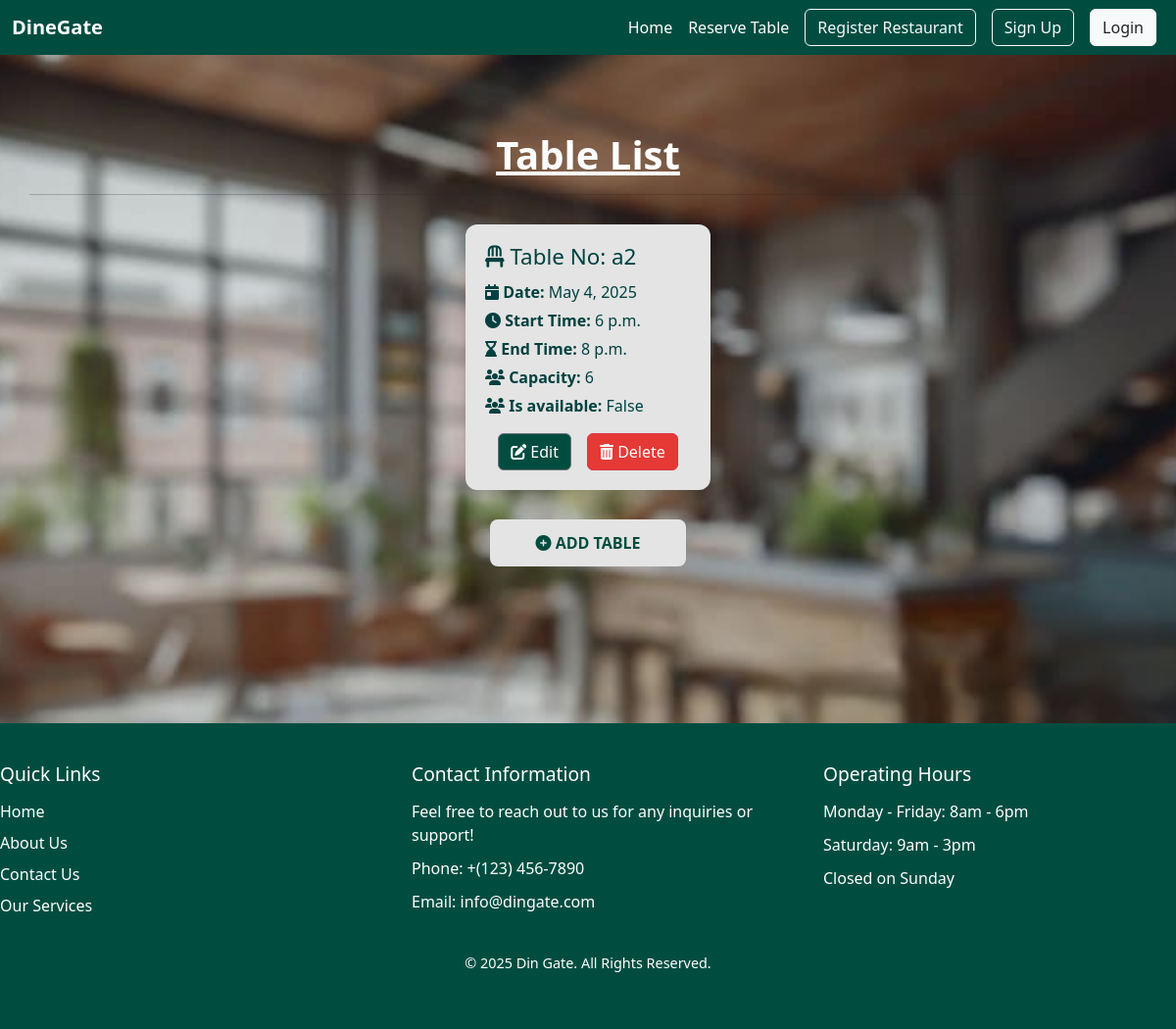
Page /view_table_list_for_restaurant_owner/1/ on the committed database.
### reservation/models.py (models this page shows, shortened)
class Table_list(models.Model):
    restaurant=models.ForeignKey(Restaurant ,on_delete=models.CASCADE)
    table_no=models.CharField(max_length=100,blank=True,null=True)
    date=models.DateField(blank=True,null=True)
    start_time=models.TimeField(blank=True,null=True)
    end_time=models.TimeField(blank=True,null=True)
    no_of_people=models.IntegerField(blank=True,null=True)
    is_available = models.BooleanField(default=True)
    class Meta:
        unique_together = ('restaurant', 'table_no', 'date', 'start_time', 'end_time','no_of_people')

### reservation/views.py (the view)
# urls.py: path('view_table_list_for_restaurant_owner/<str:id>/',rv_views.view_table_list_for_restaurant_owner,name='view_table_list_for_restaurant_owner'),
def view_table_list_for_restaurant_owner(request, id):
    restaurant = Restaurant.objects.get(pk=id)
    tables = Table_list.objects.filter(restaurant=restaurant)
    now = timezone.now()
    today = now.date()
    current_time = now.time()
    print(f"Today: {today}, Current Time: {current_time}")
    future_tables = []
    for t in tables:
        print(f"Checking table {t.table_no}: date={t.date}, start={t.start_time}, end={t.end_time}")
        if t.date > today:
            future_tables.append(t)
        elif t.date == today and t.end_time > current_time:
            future_tables.append(t)
    return render(request, 'reservation/view_table_list_for_restaurant_owner.html', {
        'table': future_tables,
        'restaurant': restaurant
    })

### account/context_processors.py (called while the page is built)
def user_role(request):
    user = None
    role = None
    if request.session.get('user_id'):
        try:
            user = CustomerUser.objects.get(id=request.session['user_id'])
            role = 'customer'
        except CustomerUser.DoesNotExist:
            pass
    elif request.session.get('restaurant_id'):
        try:
            user = Restaurant.objects.get(id=request.session['restaurant_id'])
            role = 'restaurant'
        except Restaurant.DoesNotExist:
            pass
    return {
        'logged_user': user,
        'logged_role': role,
    }

### template/reservation/view_table_list_for_restaurant_owner.html
{% extends 'base.html' %}
{% block content %}
<div class="menu-container mt-5">
  <h1 class="text-center" style="color:#ffffff"><strong><u>Table List</u></strong></h1>
  <hr>
  {% if restaurant %}
    {% if table %}
      <div class="menu-grid">
        {% for t in table %}
          <div class="menu-card">
            <h5 class="menu-item-name"><i class="fas fa-chair"></i> Table No: {{ t.table_no }}</h5>
            <p class="menu-item-detail"><i class="fas fa-calendar-day"></i> <strong>Date:</strong> {{ t.date }}</p>
            <p class="menu-item-detail"><i class="fas fa-clock"></i> <strong>Start Time:</strong> {{ t.start_time }}</p>
            <p class="menu-item-detail"><i class="fas fa-hourglass-end"></i> <strong>End Time:</strong> {{ t.end_time }}</p>
            <p class="menu-item-detail"><i class="fas fa-users"></i> <strong>Capacity:</strong> {{ t.no_of_people }}</p>
            <p class="menu-item-detail"><i class="fas fa-users"></i> <strong>Is available:</strong> {{ t.is_available }}</p>
            <div class="d-flex justify-content-center gap-3 mt-3">
              <a href="{% url 'edit_table_list_for_restaurant_owner' t.id %}" class="btn btn-secondary" style="background-color:#004D40">
                <i class="fas fa-edit"></i> Edit
              </a>
              <a href="{% url 'delete_table_list_for_restaurant_owner' t.id %}" class="btn btn-danger" style="background-color:#e53935">
                <i class="fas fa-trash-alt"></i> Delete
              </a>
            </div>
          </div>
        {% endfor %}
      </div>
    {% else %}
      <p class="text-center no-menu" style="color:#ffffff">No tables are available.</p>
    {% endif %}
    <div class="text-center mt-4">
      <a href="{% url 'add_table_list_for_restaurant_owner' restaurant.id %}" class="add-menu-button">
        <i class="fas fa-plus-circle"></i> Add Table
      </a>
    </div>
  {% endif %}
</div>
{% endblock %}

### static/css/style.css (style rules this page uses)
body { background-color: #f5f7f2; background-image: url('../images/back.jpg'); background-size: cover; background-position: center; background-repeat: no-repeat; background-attachment: fixed; font-family: 'Segoe UI', Tahoma, Geneva, Verdana, sans-serif; color: #1e1e1e; margin: 0; padding: 0; }
body { font-family: Arial, sans-serif; background-color: #f4f7f6; color: #333; }
h1, h2 { color: #008080; text-align: center; }
.d-flex { display: flex; justify-content: space-around; gap: 20px; margin-top: 30px; flex-wrap: wrap; }
.mt-5 { margin-top: 50px; }
.mt-4 { margin-top: 20px; }
.btn-secondary { background-color: #cccccc; border-color: #666666; color: #1e1e1e; }
h1, h2, h3, h4, h5, h6, p, span, li, a { color: #1e1e1e; }
a { color: #008080; text-decoration: none; }
h1, h2 { color: #1e1e1e; }
html, body { height: 100%; margin: 0; }
.menu-container { padding: 30px; width: 100%; max-width: 1200px; margin: 0 auto; }
.menu-grid { display: flex; flex-wrap: wrap; justify-content: center; gap: 30px; margin-top: 30px; width: 100%; }
.menu-card { background-color: #e3e4e3; border-radius: 12px; padding: 20px; box-shadow: 0 4px 8px rgba(0, 0, 0, 0.1); transition: transform 0.3s ease, box-shadow 0.3s ease; width: 250px; box-sizing: border-box; }
.menu-item-name { color: #004040; font-size: 1.4rem; margin-bottom: 10px; }
.menu-item-detail { font-size: 1rem; color: #444; margin: 5px 0; color: #004040; }
.add-menu-button { display: block; margin: 30px auto; background-color: #e3e4e3; color: #004D40; padding: 12px 20px; width: 200px; text-align: center; font-weight: bold; text-decoration: none; border-radius: 8px; transition: background-color 0.3s ease; text-transform: uppercase; }

### rows in the picture
Table_list: table_no "a2", date "May 4, 2025", start_time "6 p.m.", end_time "8 p.m.", no_of_people "6", is_available "False"
